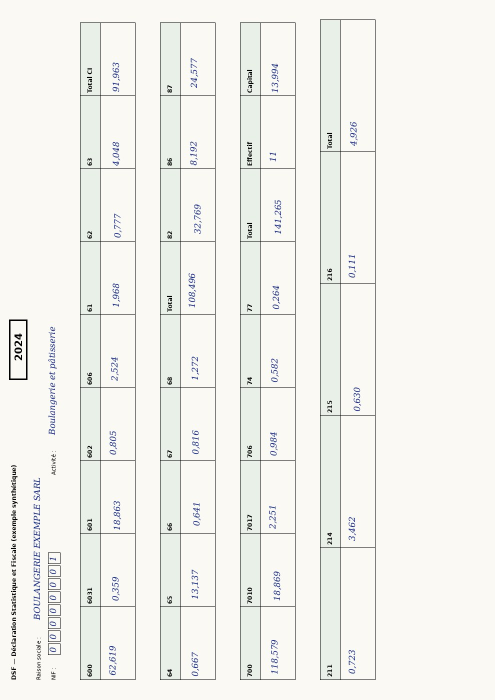
#> input picture samples/synthetic_form_1.jpg, 990 x 1400 px (shown at 1/2 size)
$ python -i imaging.py   (imports and definitions only)
#> lines starting #> are read from the running program, lines starting #| are printed output that depends on the picture
"""Image utilities: PDF rasterisation, blank-page removal, resizing, rotation fix."""
import io
import logging
from typing import List

import numpy as np
from PIL import Image

logger = logging.getLogger(__name__)

BLANK_THRESHOLD = 0.005   # a page with < 0.5 % non-white pixels is considered blank
WHITE_LEVEL = 240


def pdf_to_images(pdf_path: str, dpi: int = 200, **kwargs) -> List[Image.Image]:
    from pdf2image import convert_from_path  # needs poppler-utils

    images = convert_from_path(pdf_path, dpi=dpi, fmt="png", **kwargs)
    logger.info("Rasterised %s at %d DPI → %d pages", pdf_path, dpi, len(images))
    return images


def dark_pixel_ratio(image: Image.Image) -> float:
    gray = np.asarray(image.convert("L"))
    return float((gray < WHITE_LEVEL).mean())


def is_blank(image: Image.Image, threshold: float = BLANK_THRESHOLD) -> bool:
    return dark_pixel_ratio(image) < threshold


def drop_blank_pages(images: List[Image.Image], threshold: float = BLANK_THRESHOLD) -> List[Image.Image]:
    kept = [img for img in images if not is_blank(img, threshold)]
    if len(kept) < len(images):
        logger.info("Removed %d blank pages → %d remaining", len(images) - len(kept), len(kept))
    return kept


def to_png_bytes(image: Image.Image, max_size: int = 2048) -> bytes:
    """Downscale so the longest side is ≤ max_size, then encode as PNG."""
    w, h = image.size
    if max(w, h) > max_size:
        ratio = max_size / max(w, h)
        image = image.resize((int(w * ratio), int(h * ratio)), Image.LANCZOS)
    buf = io.BytesIO()
    image.save(buf, format="PNG", optimize=True)
    return buf.getvalue()


def fix_rotation(img: np.ndarray) -> np.ndarray:
    """Rotate a portrait scan of a landscape form to landscape.

    The DSF statistical form is landscape with a bordered year box at the
    top centre. When a scan arrives in portrait, try both 90° rotations and
    keep the one with the most ink in that top-centre strip.
    """
    import cv2

    h, w = img.shape[:2]
    if h <= w:
        return img
    best, best_score = None, -1
    for rotated in (cv2.rotate(img, cv2.ROTATE_90_COUNTERCLOCKWISE), cv2.rotate(img, cv2.ROTATE_90_CLOCKWISE)):
        rh, rw = rotated.shape[:2]
        region = cv2.cvtColor(rotated[0:rh // 15, rw // 3:2 * rw // 3], cv2.COLOR_BGR2GRAY)
        score = int(np.sum(region < 100))
        if score > best_score:
            best_score, best = score, rotated
    return best


def prepare_form_image(path: str, quality: int = 92) -> bytes:
    """Load a form scan, fix its orientation, return JPEG bytes."""
    import cv2

    img = cv2.imread(path)
    if img is None:
        raise ValueError(f"Cannot read image: {path}")
    img = fix_rotation(img)
    ok, buf = cv2.imencode(".jpg", img, [cv2.IMWRITE_JPEG_QUALITY, quality])
    if not ok:
        raise ValueError(f"Cannot encode image: {path}")
    return buf.tobytes()

>>> import cv2
>>> picture = cv2.imread('../samples/synthetic_form_1.jpg')
#> picture is the input picture: shape (1400, 990, 3); mean B, G, R 236.9, 241.8, 241.5
>>> result = fix_rotation(picture)
#> the loop in fix_rotation, `for rotated in (cv2.rotate(img, cv2.ROTATE_90_COUNTERCLOCKWISE), cv2.r..` made 2 passes
#> (rh, rw, score, best_score) on passes 1 to 2: (990, 1400, 0, 0), (990, 1400, 1296, 1296)
#> pass 1, in fix_rotation, `best_score, best = score, rotated`:
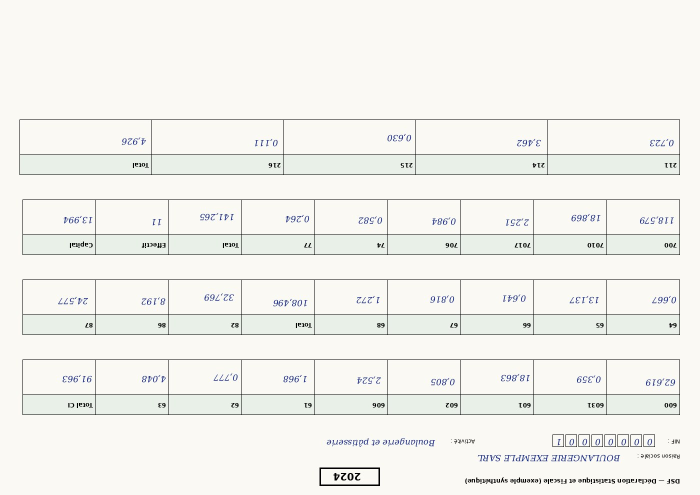
#> best: shape (990, 1400, 3) (shown at 1/2 size); mean of channels 0, 1, 2 236.9, 241.8, 241.5; drawn as B, G, R
#> pass 2, in fix_rotation, `region = cv2.cvtColor(rotated[0:rh // 15, rw // 3:2 * rw // 3], cv2.CO..`:
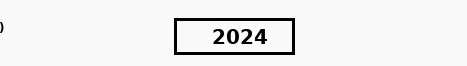
#> region: shape (66, 467); min 0, max 255, mean 238.5
#> pass 2, in fix_rotation, `best_score, best = score, rotated`:
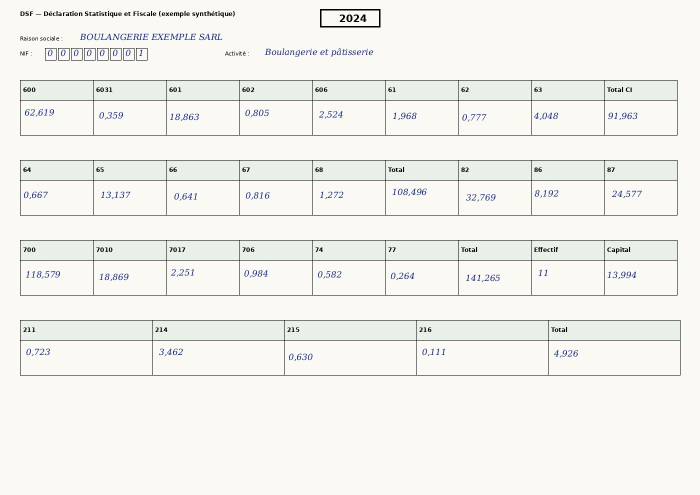
#> best: shape (990, 1400, 3) (shown at 1/2 size); mean of channels 0, 1, 2 236.9, 241.8, 241.5; drawn as B, G, R
#> after the loop in fix_rotation, `for rotated in (cv2.rotate(img, cv2.ROTATE_90_COUNTERCLOCKWISE), cv2.r..`: best_score = 1296
